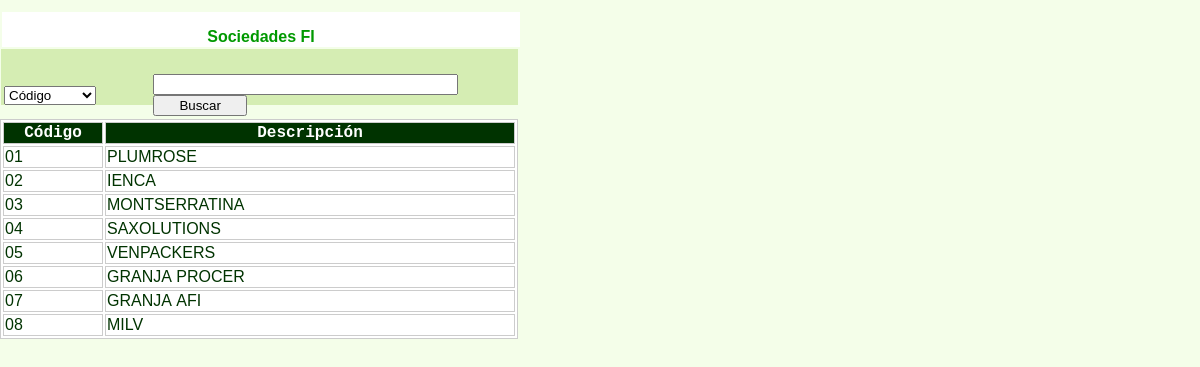
Page /selec_sociedades.php on the committed database.
### tables this page shows
CREATE TABLE `m_sociedades` (
  `cod_sociedad` varchar(4) NOT NULL,
  `nombre_sociedad` varchar(35) NOT NULL,
  UNIQUE KEY `cod_sociedad` (`cod_sociedad`)
);

### selec_sociedades.php (the view, shortened to what this page needs)
<?php
  $nombre_busqueda=$_POST['nombre_busqueda'];
  $tipo_objeto=$_POST['tipo_objeto'];
?>
<!DOCTYPE html PUBLIC "-//W3C//DTD XHTML 1.0 Transitional//EN" "http://www.w3.org/TR/xhtml1/DTD/xhtml1-transitional.dtd">
<html xmlns="http://www.w3.org/1999/xhtml">
<head>
</head>
<body>
<p>&nbsp;</p>
<p class="efecha">&nbsp;</p>
<div id="Layer1">
  <div align="center" class="Estilo28">
    <p class="Estilo41">Sociedades FI   </p>
  </div>
</div>
<form id="form1" name="form1" method="post" action="selec_sociedades.php">
  <p>&nbsp;</p>
  <p>&nbsp;</p>
<div id="busqueda">
  <table width="519">
    <tr>
      <td width="136">&nbsp;</td>
      <td width="342">&nbsp;</td>
      </tr>
    <tr>
      <td><select name="tipo_objeto" size="1" id="tipo_objeto" >
        <?php
          $opciones = array(01=>'Código',02=>'Descripción');
          foreach($opciones as $k=>$op) {
        ?>
        <option value="<?php echo $k; ?>" <?php if($tipo_objeto== $k) echo 'selected="selected"'?> > <?php echo $op; ?> </option>
        <?php } ?>
      </select></td>
      <td><input name="nombre_busqueda" type="text" id="nombre_busqueda" value="<?php echo $nombre_busqueda; ?>" size="35" maxlength="35" />
        <input name="b_buscar" type="submit" id="b_buscar" value="     Buscar     " /></td>
      </tr>
  </table>
  <div id="resultado">
    <table width="518" border="1" bordercolor="#CCCCCC" bgcolor="#FFFFFF" class="Estilo28">
      <tr>
        <td width="96" bgcolor="#003300"><div align="center"><span class="Estilo38">C&oacute;digo</span></div></td>
        <td width="406" bgcolor="#003300"><div align="center"><span class="Estilo38">Descripci&oacute;n</span></div></td>
      </tr>
        <?php
           $conectar=mysql_connect($_SESSION['servidor'],$_SESSION['usuario_adm'],$_SESSION['clave']) or
                die("Problemas  con la conexión a la base de datos");
              $sql01="select cod_sociedad as cod_sociedad, nombre_sociedad as nom_sociedad from M_SOCIEDADES order by
			  cod_sociedad";
              $resultado=mysql_query($sql01,$conectar) or die("Problemas en la Sentencia SQL".mysql_error());
              if(mysql_num_rows($resultado)>0)
	          {
    		  while($registro=mysql_fetch_assoc($resultado))
              {
				  $dsociedad=$registro['nom_sociedad'];
				  $dsociedad=str_replace(" ","&nbsp;",$dsociedad);
				  $csociedad=$registro['cod_sociedad'];
				  $csociedad=str_replace(" ","&nbsp;",$csociedad);
				  echo "<tr OnMouseOver=Resaltar_On(this);' OnMouseOut='Resaltar_Off(this);'
				  OnClick=\"datos('$dsociedad','$csociedad');\"><td>$csociedad</td><td>$dsociedad</td></tr>";
   		      }
		   }
		   ?>
    </table>
  </div>
</div>
  <p>&nbsp;</p>
  <p>&nbsp;</p>
  <p>&nbsp;</p>
  <p>&nbsp;</p>
  <p>&nbsp;</p>
  <p>&nbsp;</p>
  <p>&nbsp;</p>
</form>
</body>
</html>

### selec_sociedades.php (style rules this page uses)
#Layer1 { position:absolute; width:518px; height:35px; z-index:17; left: 2px; top: 12px; background-color: #FFFFFF; }
#busqueda { position:absolute; width:517px; height:56px; z-index:19; left: 1px; top: 49px; background-color: #D5EDB3; }
body { background-color: #F4FEE9; }
.Estilo28 { font-family: Geneva, Arial, Helvetica, sans-serif; font-weight: normal; color: #003300; }
#resultado { position:absolute; width:519px; height:265px; z-index:1; left: -1px; }
.Estilo38 { color: #FFFFFF; font-weight: bold; font-family: "Courier New", Courier, monospace; }
.Estilo41 { color: #009900; font-weight: bold; }

### rows in the picture
m_sociedades: cod_sociedad "01", nombre_sociedad "PLUMROSE"
m_sociedades: cod_sociedad "02", nombre_sociedad "IENCA"
m_sociedades: cod_sociedad "03", nombre_sociedad "MONTSERRATINA"
m_sociedades: cod_sociedad "04", nombre_sociedad "SAXOLUTIONS"
m_sociedades: cod_sociedad "05", nombre_sociedad "VENPACKERS"
m_sociedades: cod_sociedad "06", nombre_sociedad "GRANJA PROCER"
m_sociedades: cod_sociedad "07", nombre_sociedad "GRANJA AFI"
m_sociedades: cod_sociedad "08", nombre_sociedad "MILV"

### other values in the picture
form field tipo_objeto "Código"
